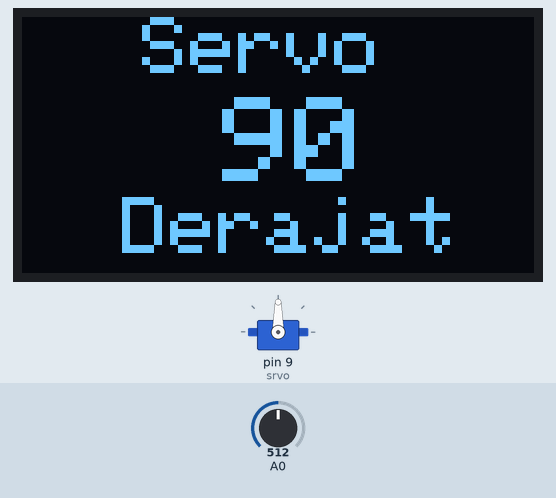
Simulated run of this sketch. Board: Arduino Uno, built with avr-gcc and run on an emulated ATmega328P. Parts: servo, 128×64 one-colour display. The inputs (shaded band) are chosen by the test bench; at power-on: A0 = 512.

Above: at 1.8 s.
1.9 s: A0 set to 526
At 3.1 s:
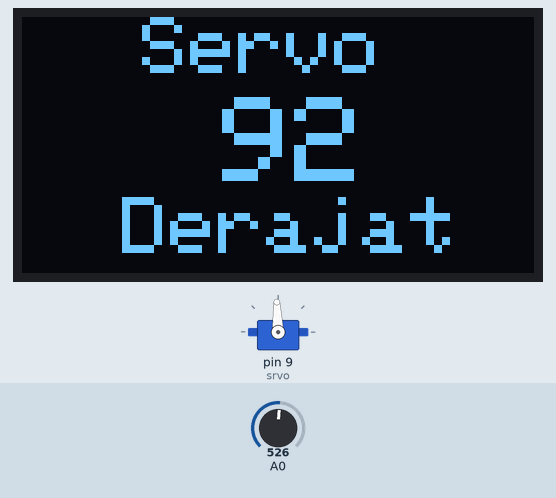
3.5 s: A0 set to 716
At 5.3 s:
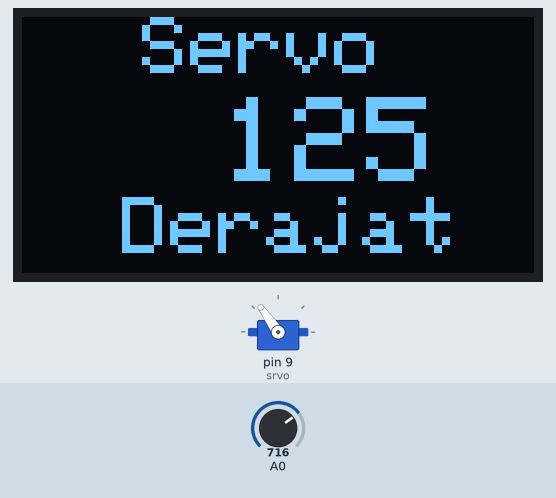
5.6 s: A0 set to 900
At 6.7 s:
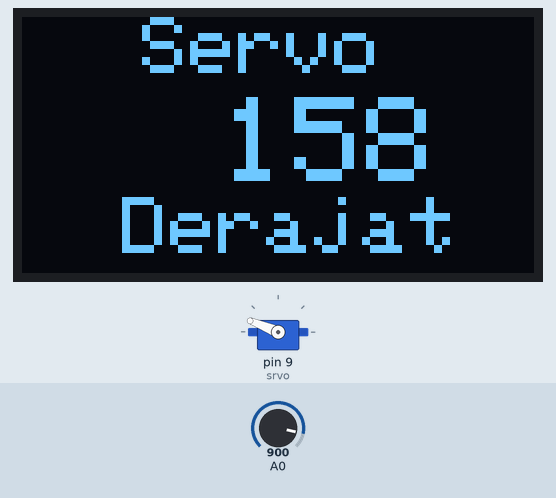
7.6 s: A0 set to 1023
At 9.1 s:
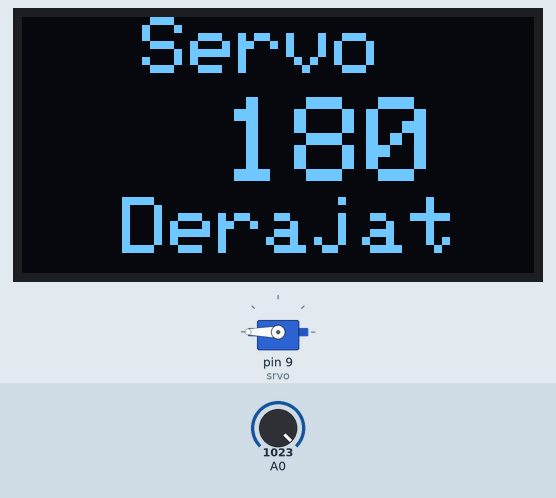
9.7 s: A0 set to 306
At 11.5 s:
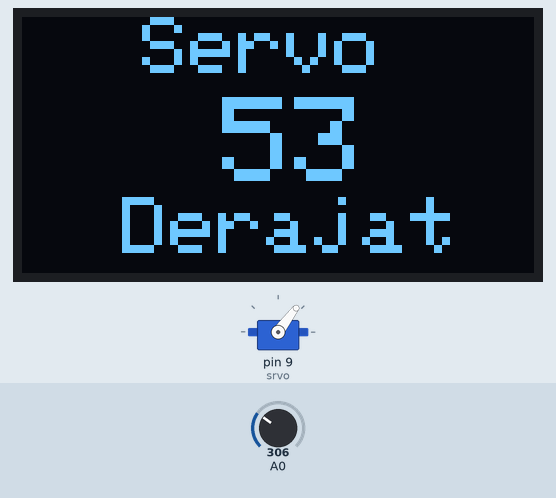
11.8 s: A0 set to 122
At 12.7 s:
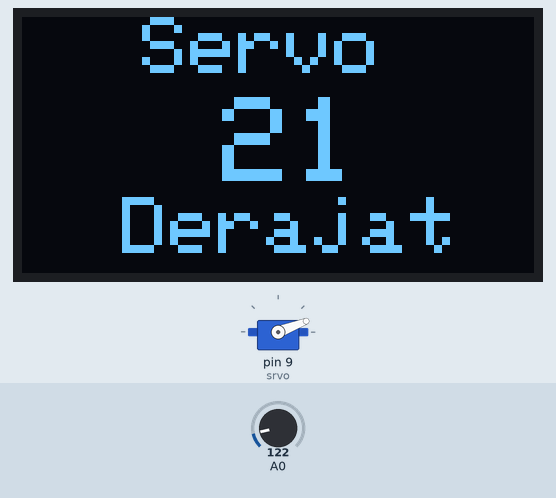
Timing chart, 0 to 14.8 s (numbered marks = the images above; inputs shaded):
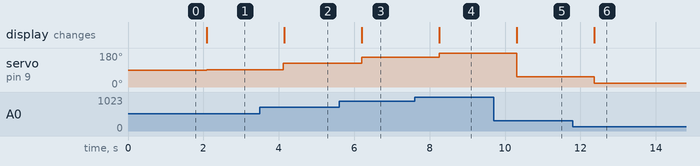

Measured:
- the behaviour switches between 517 and 518 on A0 (found by bisection; images 0 and 1)
- after the input at 1.9 s, servo on pin 9 (srvo): 90° → 92° after 0.19 s; the display: changes after 0.19 s (image 1)
- after the input at 3.5 s, servo on pin 9 (srvo): 92° → 125° after 0.61 s; the display: changes after 0.64 s (image 2)
- after the input at 5.6 s, servo on pin 9 (srvo): 125° → 158° after 0.60 s; the display: changes after 0.60 s (image 3)
- after the input at 7.6 s, servo on pin 9 (srvo): 158° → 180° after 0.66 s; the display: changes after 0.66 s (image 4)
- after the input at 9.7 s, servo on pin 9 (srvo): 180° → 53° after 0.61 s; the display: changes after 0.61 s (image 5)
- after the input at 11.8 s, servo on pin 9 (srvo): 53° → 21° after 0.57 s; the display: changes after 0.57 s (image 6)

The sketch:

Tugas_Prak_MCU_10.3.ino
```cpp
#include <Wire.h>
#include <Adafruit_GFX.h>
#include <Adafruit_SSD1306.h>
#include <Servo.h>

#define SCREEN_WIDTH 128
#define SCREEN_HEIGHT 64
#define OLED_RESET -1

Adafruit_SSD1306 display(SCREEN_WIDTH, SCREEN_HEIGHT, &Wire, OLED_RESET);
Servo srvo;

void setup() {
  Serial.begin(9600);
  srvo.attach(9);
  pinMode(A0, INPUT);
}

void loop() {
  int potentio = analogRead(A0);
  int sudutServo = map(potentio, 0, 1023, 0, 180);

  srvo.write(sudutServo);
  display.clearDisplay();
  display.setTextSize(2);
  display.setTextColor(WHITE);
  display.setCursor(30, 0);
  display.println("Servo");
  display.setTextSize(3);
  display.setTextColor(WHITE);
  display.setCursor(50, 20);
  display.println(sudutServo);
  display.setTextSize(2);
  display.setTextColor(WHITE);
  display.setCursor(25, 45);
  display.println("Derajat");
  display.display();
  delay(1000);
}
```
